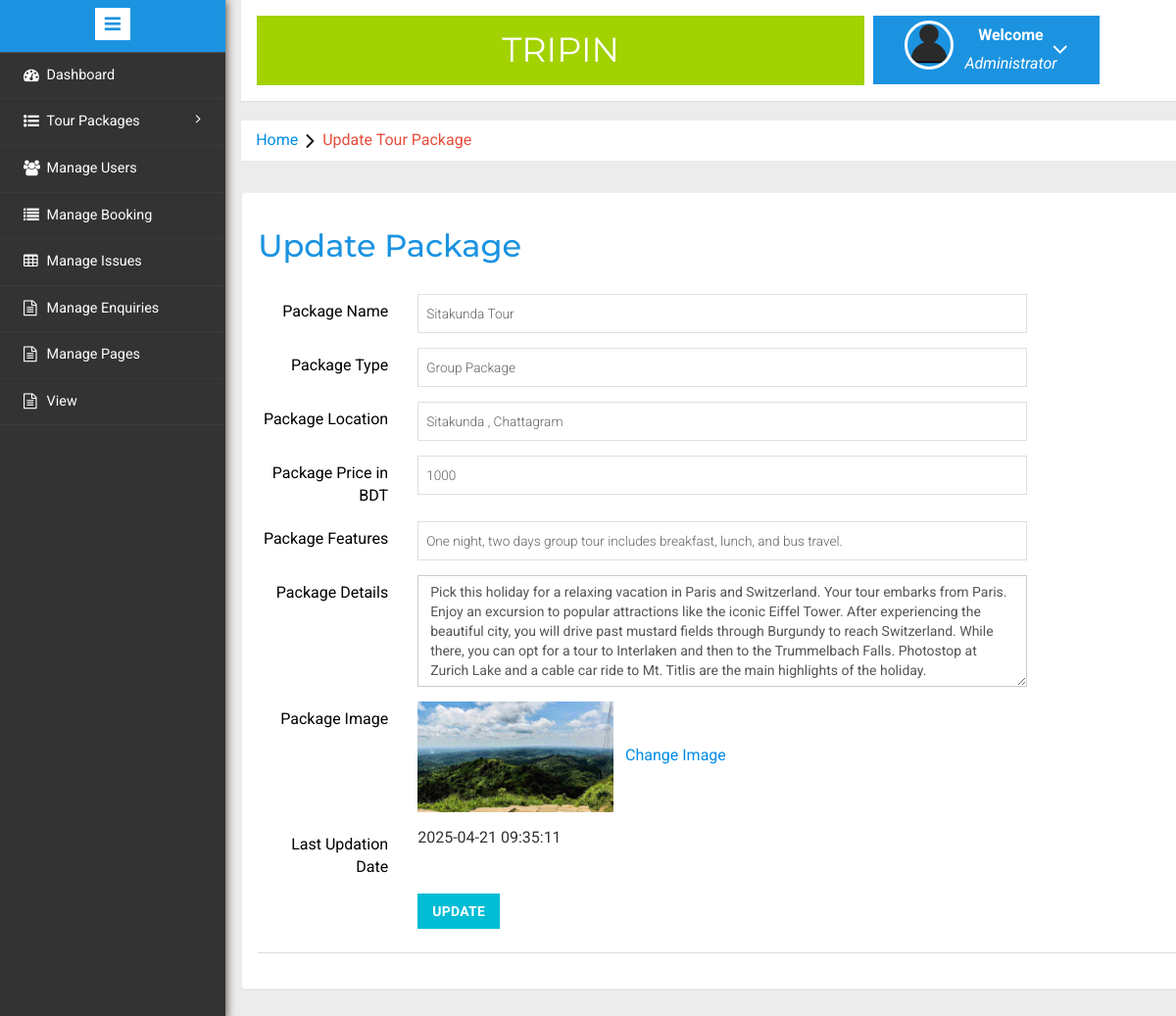
The page /admin/update-package.php?pid=10 (signed in) on the database its author committed.
### tables this page shows
CREATE TABLE `tbltourpackages` (
  `PackageId` int(11) NOT NULL,
  `PackageName` varchar(200) DEFAULT NULL,
  `PackageType` varchar(150) DEFAULT NULL,
  `PackageLocation` varchar(100) DEFAULT NULL,
  `PackagePrice` int(11) DEFAULT NULL,
  `PackageFetures` varchar(255) DEFAULT NULL,
  `PackageDetails` mediumtext DEFAULT NULL,
  `PackageImage` varchar(100) DEFAULT NULL,
  `Creationdate` timestamp NULL DEFAULT current_timestamp(),
  `UpdationDate` timestamp NULL DEFAULT NULL ON UPDATE current_timestamp()
);

### admin/update-package.php (the view, shortened to what this page needs)
<?php
include('includes/config.php');
if(strlen($_SESSION['alogin'])==0)
	{
header('location:index.php');
}
else{
	?>
<!DOCTYPE HTML>
<html>
<head>
<link href="css/bootstrap.min.css" rel='stylesheet' type='text/css' />
<link href="css/style.css" rel='stylesheet' type='text/css' />
<link rel="stylesheet" href="css/morris.css" type="text/css"/>
<link href="css/font-awesome.css" rel="stylesheet">
<link rel="stylesheet" href="css/icon-font.min.css" type='text/css' />
</head>
<body>
   <div class="page-container">
<div class="left-content">
	   <div class="mother-grid-inner">
<?php include('includes/header.php');?>
				</div>
	<ol class="breadcrumb">
                <li class="breadcrumb-item"><a href="index.html">Home</a><i class="fa fa-angle-right"></i>Update Tour Package </li>
            </ol>
 	<div class="grid-form">
  <div class="grid-form1">
  	       <h3>Update Package</h3>
  	         <div class="tab-content">
						<div class="tab-pane active" id="horizontal-form">
<?php
$pid=intval($_GET['pid']);
$sql = "SELECT * from TblTourPackages where PackageId=:pid";
$query = $dbh -> prepare($sql);
$query -> bindParam(':pid', $pid, PDO::PARAM_STR);
$query->execute();
$results=$query->fetchAll(PDO::FETCH_OBJ);
if($query->rowCount() > 0)
{
foreach($results as $result)
{	?>
							<form class="form-horizontal" name="package" method="post" enctype="multipart/form-data">
								<div class="form-group">
									<label for="focusedinput" class="col-sm-2 control-label">Package Name</label>
									<div class="col-sm-8">
										<input type="text" class="form-control1" name="packagename" id="packagename" placeholder="Create Package" value="<?php echo htmlentities($result->PackageName);?>" required>
									</div>
								</div>
<div class="form-group">
									<label for="focusedinput" class="col-sm-2 control-label">Package Type</label>
									<div class="col-sm-8">
										<input type="text" class="form-control1" name="packagetype" id="packagetype" placeholder=" Package Type eg- Family Package / Couple Package" value="<?php echo htmlentities($result->PackageType);?>" required>
									</div>
								</div>
<div class="form-group">
									<label for="focusedinput" class="col-sm-2 control-label">Package Location</label>
									<div class="col-sm-8">
										<input type="text" class="form-control1" name="packagelocation" id="packagelocation" placeholder=" Package Location" value="<?php echo htmlentities($result->PackageLocation);?>" required>
									</div>
								</div>
<div class="form-group">
									<label for="focusedinput" class="col-sm-2 control-label">Package Price in BDT</label>
									<div class="col-sm-8">
										<input type="text" class="form-control1" name="packageprice" id="packageprice" placeholder=" Package Price is BDT" value="<?php echo htmlentities($result->PackagePrice);?>" required>
									</div>
								</div>
<div class="form-group">
									<label for="focusedinput" class="col-sm-2 control-label">Package Features</label>
									<div class="col-sm-8">
										<input type="text" class="form-control1" name="packagefeatures" id="packagefeatures" placeholder="Package Features Eg-free Pickup-drop facility" value="<?php echo htmlentities($result->PackageFetures);?>" required>
									</div>
								</div>
<div class="form-group">
									<label for="focusedinput" class="col-sm-2 control-label">Package Details</label>
									<div class="col-sm-8">
										<textarea class="form-control" rows="5" cols="50" name="packagedetails" id="packagedetails" placeholder="Package Details" required><?php echo htmlentities($result->PackageDetails);?></textarea>
									</div>
								</div>
<div class="form-group">
<label for="focusedinput" class="col-sm-2 control-label">Package Image</label>
<div class="col-sm-8">
<img src="pacakgeimages/<?php echo htmlentities($result->PackageImage);?>" width="200">&nbsp;&nbsp;&nbsp;<a href="change-image.php?imgid=<?php echo htmlentities($result->PackageId);?>">Change Image</a>
</div>
</div>
<div class="form-group">
									<label for="focusedinput" class="col-sm-2 control-label">Last Updation Date</label>
									<div class="col-sm-8">
<?php echo htmlentities($result->UpdationDate);?>
									</div>
								</div>
								<?php }} ?>
								<div class="row">
			<div class="col-sm-8 col-sm-offset-2">
				<button type="submit" name="submit" class="btn-primary btn">Update</button>
			</div>
		</div>
					</div>
      <div class="panel-footer">
	 </div>
  </div>
 	</div>
</div>
</div>
					<?php include('includes/sidebarmenu.php');?>
							</div>
</body>
</html>
<?php } ?>

### rows shown on the page
tbltourpackages: packagename "Sitakunda Tour", packagetype "Group Package", packagelocation "Sitakunda , Chattagram", packageprice "1000", packagefeatures "One night, two days group tour includes breakfast, lunch, and bus travel.", packagedetails "Pick this holiday for a relaxing vacation in Paris and Switzerland. Your tour embarks from Paris. Enjoy an excursion to popular attractions like the iconic Eiffel Tower. After experiencing the beautiful city, you will drive past mustard fields through Burgundy to reach Switzerland. While there, you can opt for a tour to Interlaken and then to the Trummelbach Falls. Photostop at Zurich Lake and a cable car ride to Mt. Titlis are the main highlights of the holiday.", PackageImage (picture), UpdationDate "2025-04-21 09:35:11"
